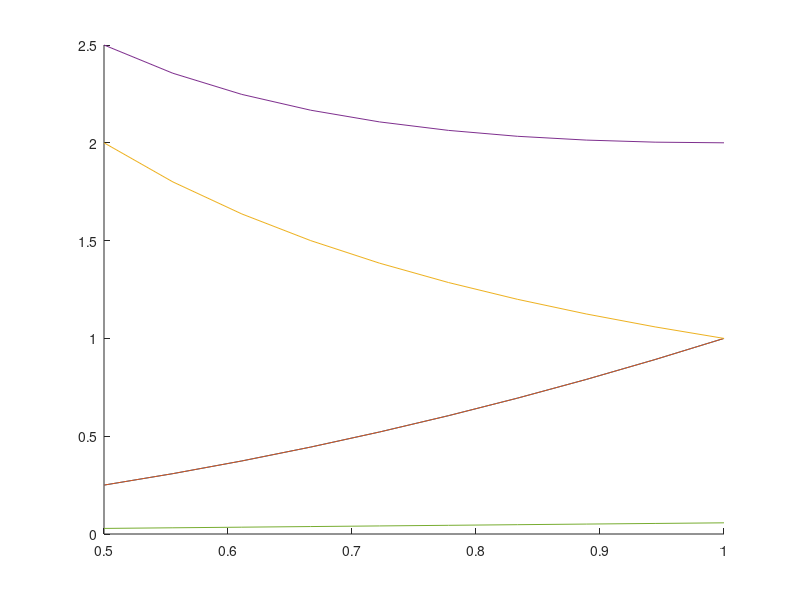

Recreate this plot in MATLAB.
x = linspace(1,.5,10);
y=x.*x;

y=1./x;

hold on
plot(x,x.*x)
plot(x,x.^2)
plot(x,1./x)

plot(x, x+y)
plot(x, 2*x/35)
hold off